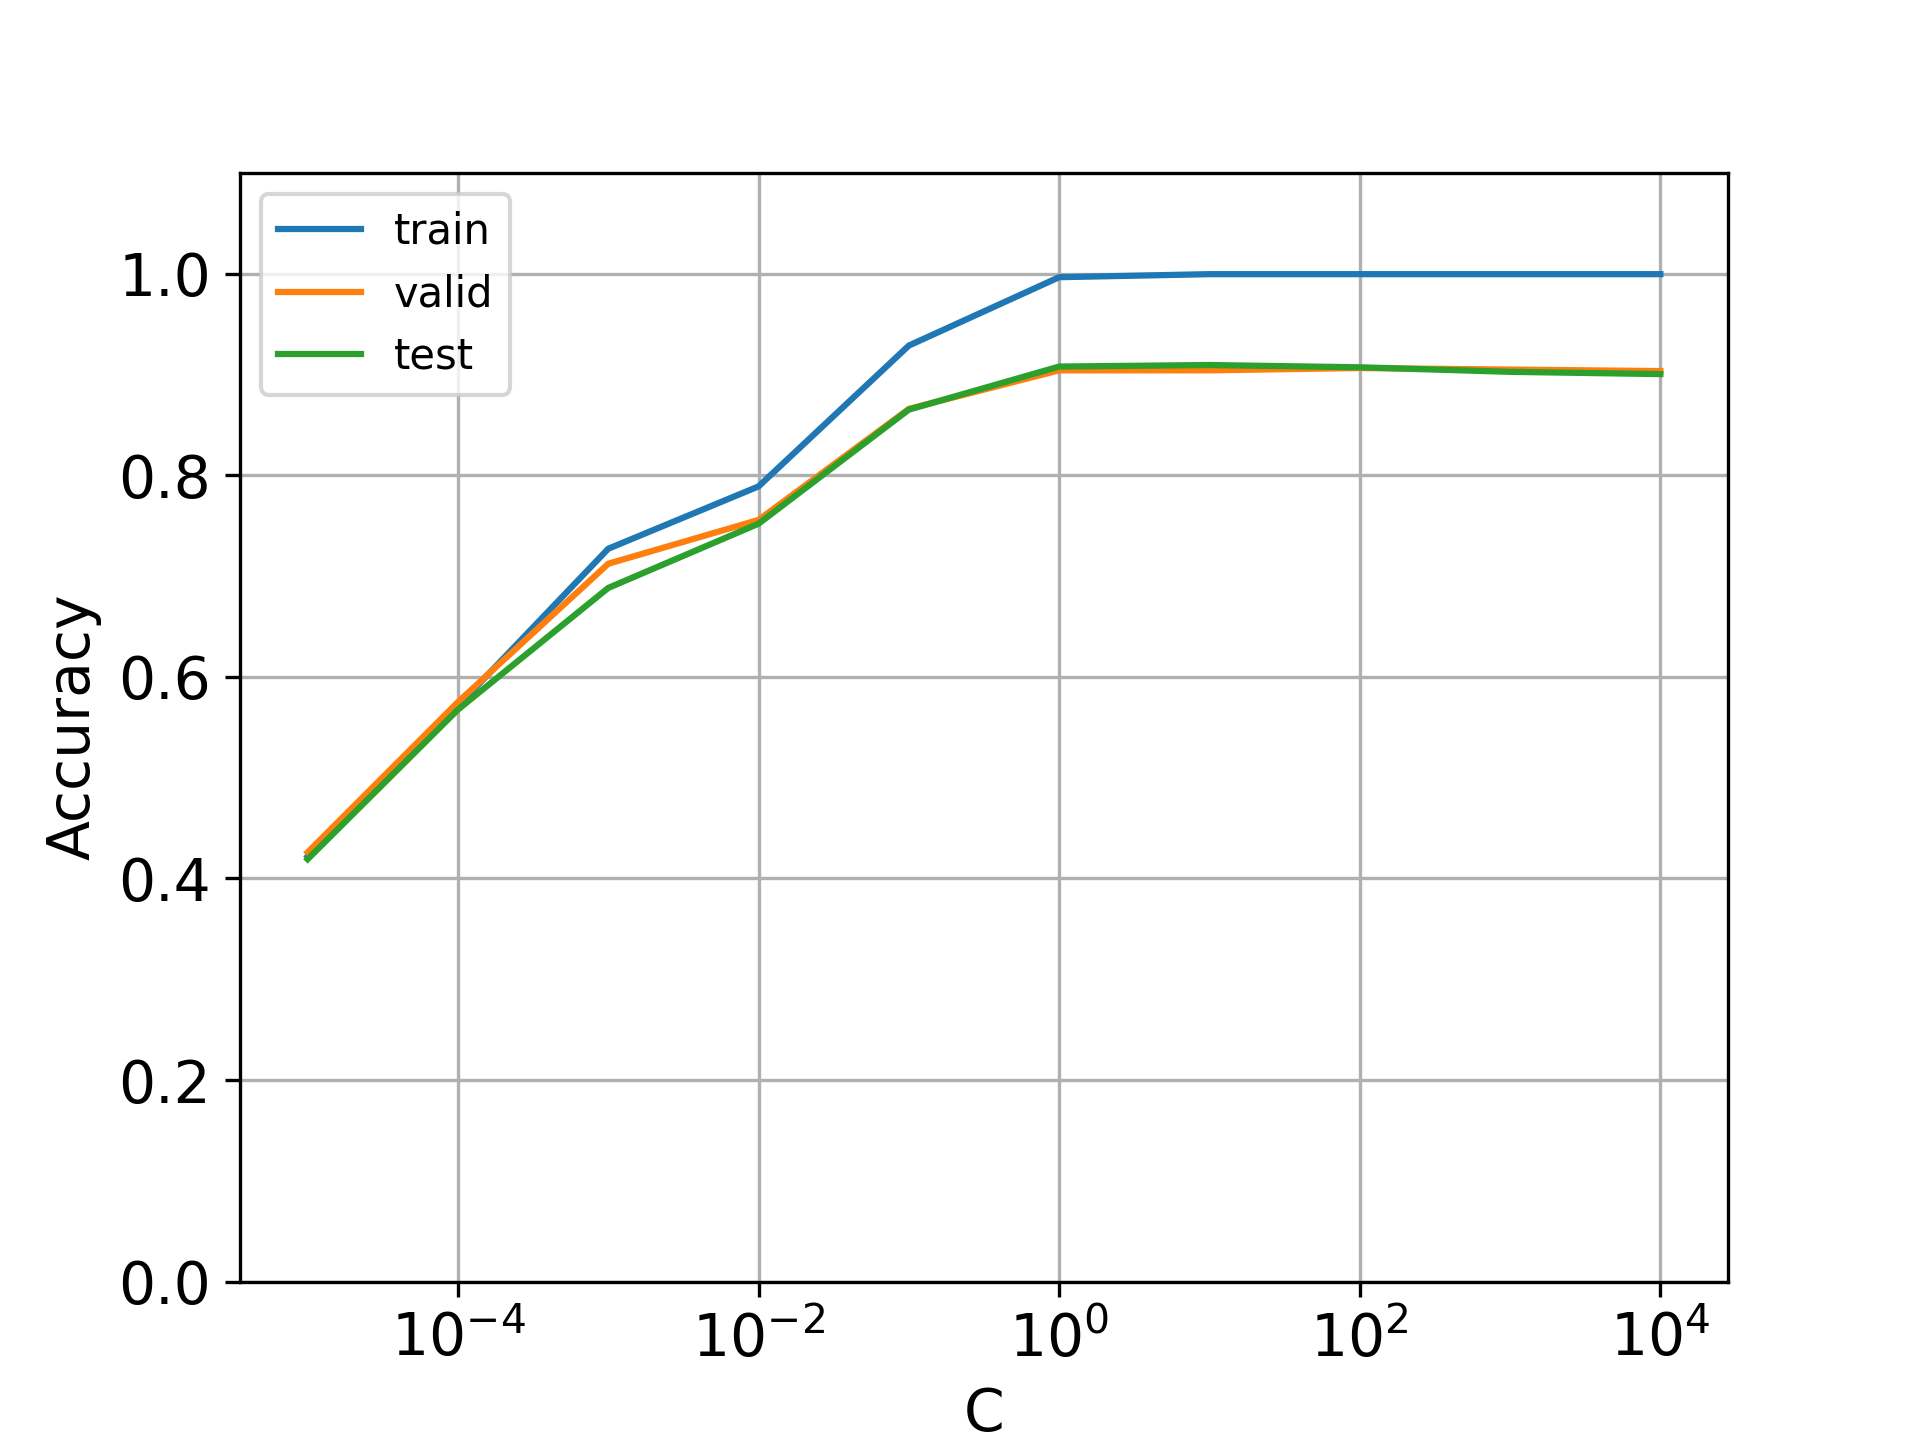

Write the Python code that produced this figure.
#LogisticRegressionは正則化パラメータCを指定することができます。この値が小さいほど、強い正則化がかかります。

from knock50 import train_df, valid_df, test_df
from knock51 import X_train, X_valid, X_test
from sklearn.linear_model import LogisticRegression
from sklearn.metrics import accuracy_score
import matplotlib.pyplot as plt
import numpy as np

def calc_scores(c):
    y_train = train_df['CATEGORY']
    y_valid = valid_df['CATEGORY']
    y_test = test_df['CATEGORY']
    
    clf = LogisticRegression(C=c, max_iter=10000)
    clf.fit(X_train, y_train)

    y_train_pred = clf.predict(X_train)
    y_valid_pred = clf.predict(X_valid)
    y_test_pred = clf.predict(X_test)
    
    scores = []
    scores.append(accuracy_score(y_train, y_train_pred))
    scores.append(accuracy_score(y_valid, y_valid_pred))
    scores.append(accuracy_score(y_test, y_test_pred))
    return scores

C = np.logspace(-5, 4, 10, base=10)
scores = []
for c in C:
    scores.append(calc_scores(c))
scores = np.array(scores).T
labels = ['train', 'valid', 'test']

for score, label in zip(scores,labels):
    plt.plot(C, score, label=label)
plt.ylim(0, 1.1)
plt.xscale('log')
plt.xlabel('C', fontsize = 14)
plt.ylabel('Accuracy', fontsize = 14)
plt.tick_params(labelsize=14)
plt.grid(True)
plt.legend()
plt.savefig("./song/chapter06/knock58.png", format="png", dpi=300)